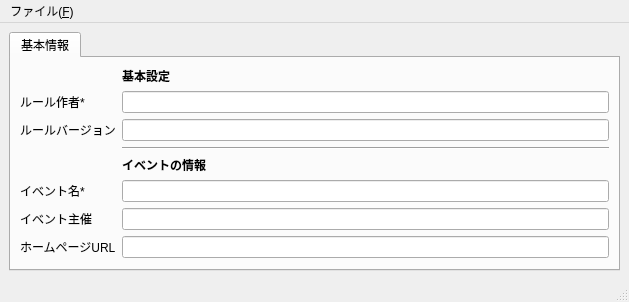
<?xml version="1.0" encoding="UTF-8"?>
<ui version="4.0">
 <class>MainWindow</class>
 <widget class="QMainWindow" name="MainWindow">
  <property name="geometry">
   <rect>
    <x>0</x>
    <y>0</y>
    <width>629</width>
    <height>278</height>
   </rect>
  </property>
  <property name="windowTitle">
   <string>MainWindow</string>
  </property>
  <widget class="QWidget" name="centralwidget">
   <layout class="QVBoxLayout" name="verticalLayout">
    <item>
     <widget class="QTabWidget" name="ruleTab">
      <property name="currentIndex">
       <number>0</number>
      </property>
      <widget class="QWidget" name="tab">
       <attribute name="title">
        <string>基本情報</string>
       </attribute>
       <layout class="QFormLayout" name="formLayout">
        <item row="1" column="1">
         <widget class="QLabel" name="label_2">
          <property name="font">
           <font>
            <weight>75</weight>
            <bold>true</bold>
           </font>
          </property>
          <property name="text">
           <string>基本設定</string>
          </property>
         </widget>
        </item>
        <item row="3" column="1">
         <widget class="QLineEdit" name="tbRuleAuthor"/>
        </item>
        <item row="2" column="1">
         <widget class="QLineEdit" name="tbRuleVersion"/>
        </item>
        <item row="2" column="0">
         <widget class="QLabel" name="label">
          <property name="text">
           <string>ルール作者*</string>
          </property>
         </widget>
        </item>
        <item row="3" column="0">
         <widget class="QLabel" name="label_4">
          <property name="text">
           <string>ルールバージョン</string>
          </property>
         </widget>
        </item>
        <item row="4" column="1">
         <widget class="Line" name="line">
          <property name="orientation">
           <enum>Qt::Horizontal</enum>
          </property>
         </widget>
        </item>
        <item row="5" column="1">
         <widget class="QLabel" name="label_3">
          <property name="font">
           <font>
            <weight>75</weight>
            <bold>true</bold>
           </font>
          </property>
          <property name="text">
           <string>イベントの情報</string>
          </property>
         </widget>
        </item>
        <item row="6" column="1">
         <widget class="QLineEdit" name="tbEventName"/>
        </item>
        <item row="6" column="0">
         <widget class="QLabel" name="label_6">
          <property name="text">
           <string>イベント名*</string>
          </property>
         </widget>
        </item>
        <item row="7" column="0">
         <widget class="QLabel" name="label_7">
          <property name="text">
           <string>イベント主催</string>
          </property>
         </widget>
        </item>
        <item row="8" column="0">
         <widget class="QLabel" name="label_8">
          <property name="text">
           <string>ホームページURL</string>
          </property>
         </widget>
        </item>
        <item row="8" column="1">
         <widget class="QLineEdit" name="tbHomepageUrl"/>
        </item>
        <item row="7" column="1">
         <widget class="QLineEdit" name="tbEventAuthor"/>
        </item>
       </layout>
      </widget>
     </widget>
    </item>
   </layout>
  </widget>
  <widget class="QMenuBar" name="menubar">
   <property name="geometry">
    <rect>
     <x>0</x>
     <y>0</y>
     <width>629</width>
     <height>21</height>
    </rect>
   </property>
   <widget class="QMenu" name="menu_F">
    <property name="title">
     <string>ファイル(&amp;F)</string>
    </property>
    <addaction name="actionOpen"/>
    <addaction name="actionSave"/>
    <addaction name="separator"/>
    <addaction name="actionExport"/>
   </widget>
   <addaction name="menu_F"/>
  </widget>
  <widget class="QStatusBar" name="statusbar"/>
  <action name="actionOpen">
   <property name="text">
    <string>開く(&amp;O)</string>
   </property>
   <property name="shortcut">
    <string>Ctrl+O</string>
   </property>
  </action>
  <action name="actionSave">
   <property name="text">
    <string>保存(&amp;S)</string>
   </property>
   <property name="shortcut">
    <string>Ctrl+S</string>
   </property>
  </action>
  <action name="actionExport">
   <property name="text">
    <string>Export(&amp;E)</string>
   </property>
  </action>
 </widget>
 <resources/>
 <connections/>
</ui>
